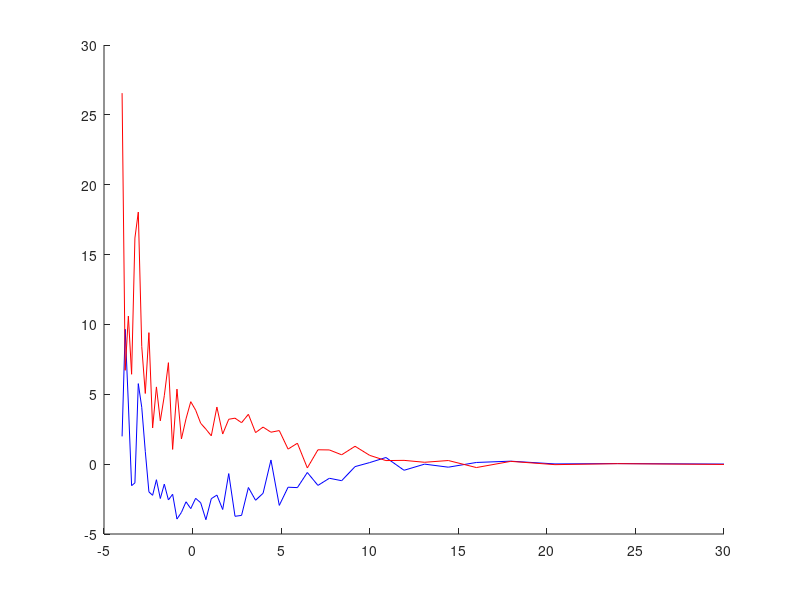
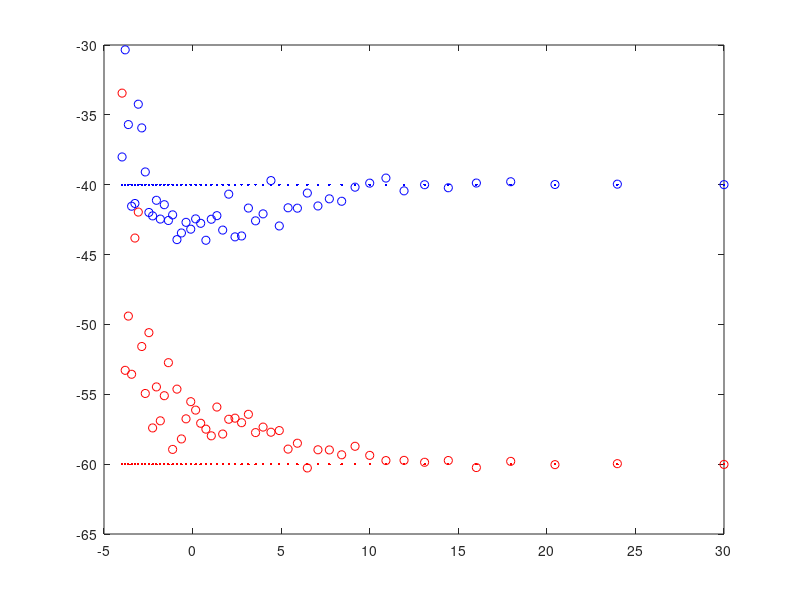

Write the MATLAB code that produced these figures, in order.
%% Afric_Sim_test_Cumulant
clc;clear all;
%% Initializations
g_weight = 1; %ground weighting factor
v_weight = 1;   %veg weighting factor
n_weight = 1*10^(-3/2);% Added Noise to the System

Pol_ground = [1;1;0];  Pol_Cum_ground = [1;0;0]; %ground
Pol_vegitation = [1;0;1]; Pol_Cum_vegitation = [0;1;0]; %vegitation

g_degrees = 40;

ground_offset = g_degrees*pi/180; % ground interferomitry offset
vegitation_offset = pi/3;    % veg interferomitry offset

Averaging_loop_size = 50;
Signal_samples = 100;    %size of Ensamble Average Window

Noise_samples = 50;
est_ground_angle=zeros(Noise_samples,1); est_vegitation_angle=zeros(Noise_samples,1);
% g_mag = zeros(Noise_samples,1); v_mag = zeros(Noise_samples,1);
%% Matrix Calculations
% Implimenting a window. Esprit and SR techniques
for Averaged_sample = 1:Noise_samples;
    Noise = Averaged_sample*n_weight;
    for unusedVariable = 1:Averaging_loop_size
        
        g =  Pol_ground*(sqrt(-2*log(1-rand(1,Signal_samples))).*exp(1i*2*pi*rand(1,Signal_samples)));
        v =  Pol_vegitation*(sqrt(-2*log(1-rand(1,Signal_samples))).*exp(1i*2*pi*rand(1,Signal_samples)));
        
        signal_1 = g_weight*g + v_weight*v;
        signal_2 = g_weight*exp(1i*ground_offset)*g + v_weight*exp(1i*vegitation_offset)*v;
        
        AddedNoise_1 = Noise*sqrt(-2*log(1-rand(3,Signal_samples))).*exp(1i*2*pi*rand(3,Signal_samples));
        AddedNoise_2 = Noise*sqrt(-2*log(1-rand(3,Signal_samples))).*exp(1i*2*pi*rand(3,Signal_samples));

        signal_1_Noise = signal_1 + AddedNoise_1;
        signal_2_Noise = signal_2 + AddedNoise_2;
        
        S1 = [signal_1_Noise(1,:).*signal_1_Noise(2,:)
            signal_1_Noise(1,:).*signal_1_Noise(3,:)
            signal_1_Noise(2,:).*signal_1_Noise(3,:)];
        
        S2 = [signal_2_Noise(1,:).*signal_2_Noise(2,:)
            signal_2_Noise(1,:).*signal_2_Noise(3,:)
            signal_2_Noise(2,:).*signal_2_Noise(3,:)];
        
        R1 = S1*S1';
        R2 = S1*S2';
        A =  pinv(R1)*R2;        
        [u,uv] = eig(A);
        
        sg = abs(Pol_Cum_ground'*u);
        [~,kk] = sort(sg,'descend');
        est_ground_angle(Averaged_sample) = est_ground_angle(Averaged_sample) + 0.5*angle(uv(kk(1),kk(1)))/Averaging_loop_size;
%         g_mag(Averaged_sample) = g_mag(Averaged_sample) + abs(uv(kk(1),kk(1)))/avg_loop_size;
        
        sv = abs(Pol_Cum_vegitation'*u);
        [~,kk] = sort(sv,'descend');
        est_vegitation_angle(Averaged_sample) = est_vegitation_angle(Averaged_sample) + 0.5*angle(uv(kk(1),kk(1)))/Averaging_loop_size;
%         v_mag(Averaged_sample) = v_mag(Averaged_sample) + abs(uv(kk(1),kk(1)))/avg_loop_size;
        
    end
end
temp = 1:Noise_samples;
n_snr = 10*log10(1./(temp*n_weight).^2)';
%% Ploting Results
g_error = est_ground_angle*180/pi - -1*ones(Noise_samples,1)*ground_offset*180/pi;
v_error = est_vegitation_angle*180/pi - -1*ones(Noise_samples,1)*vegitation_offset*180/pi;
figure(4)
hold on;
plot(n_snr,g_error,'b')
plot(n_snr,v_error,'r')
hold off;

figure(5);title('Ground and Vegitation angle in degrees');
plot(n_snr,est_ground_angle*180/pi,'bo'); %Estimated ground angle
hold on;
plot(n_snr,-1*ones(Noise_samples,1)*ground_offset*180/pi,'b.'); %actual Ground Phase
plot(n_snr,est_vegitation_angle*180/pi,'ro'); %Estimated Vegitation angle
plot(n_snr,-1*ones(Noise_samples,1)*vegitation_offset*180/pi,'r.'); %actual Vegitation phase
hold off;

% figure(6);title('Ground and Vegitation angle in degrees');
% plot(n_snr,g_mag,'bo'); %Estimated ground angle
% hold on;
% plot(n_snr,ones(Noise_samples,1)*g_weight,'b.'); %actual Ground Phase
% plot(n_snr,v_mag,'ro'); %Estimated Vegitation angle
% plot(n_snr,ones(Noise_samples,1)*v_weight,'r.'); %actual Vegitation phase
% hold off;
